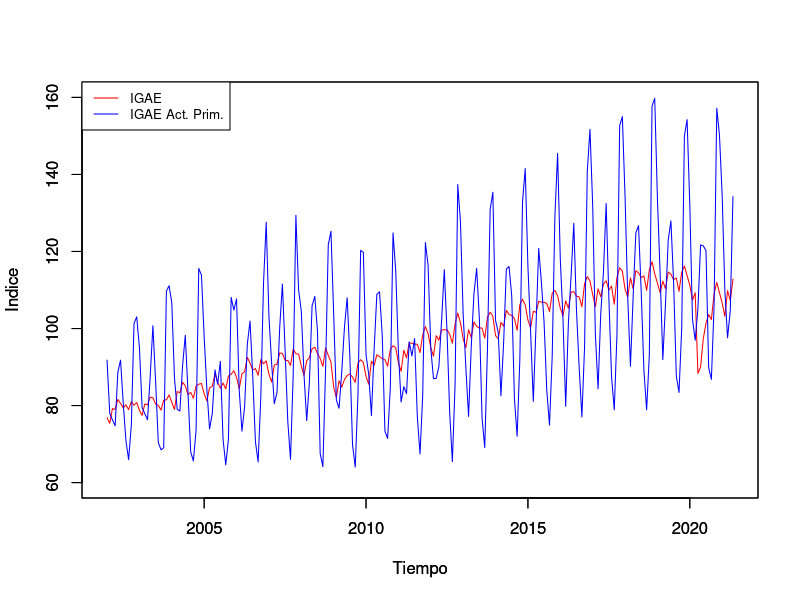
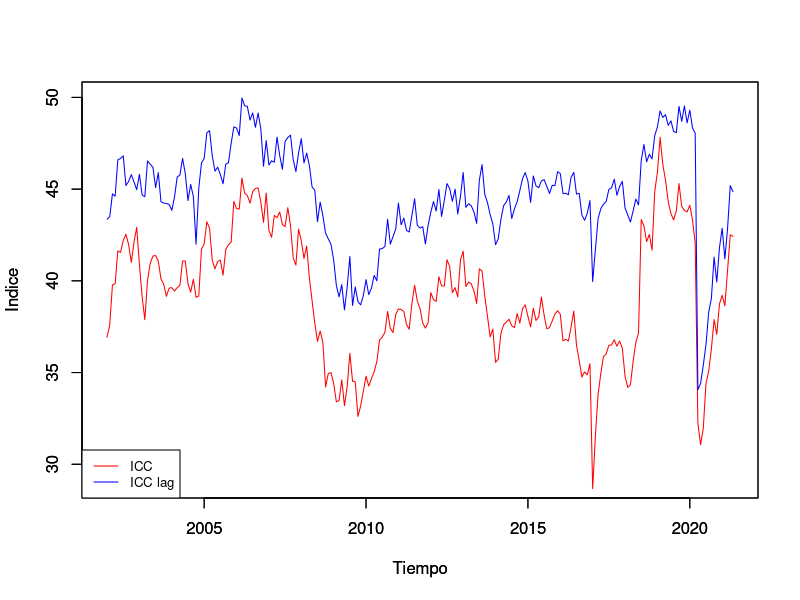
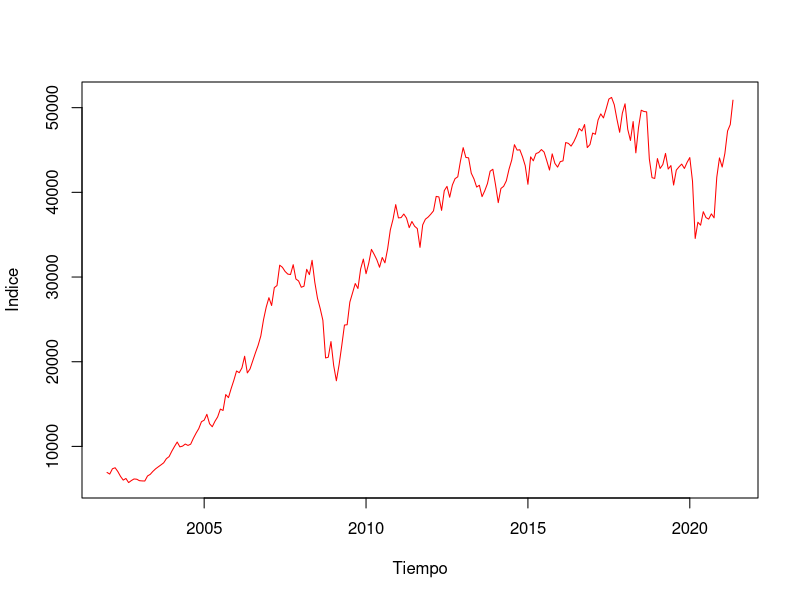
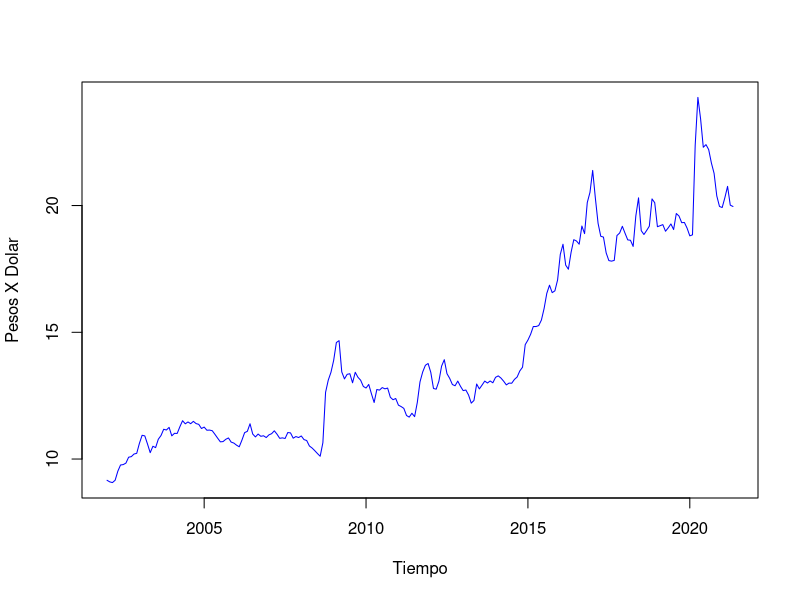
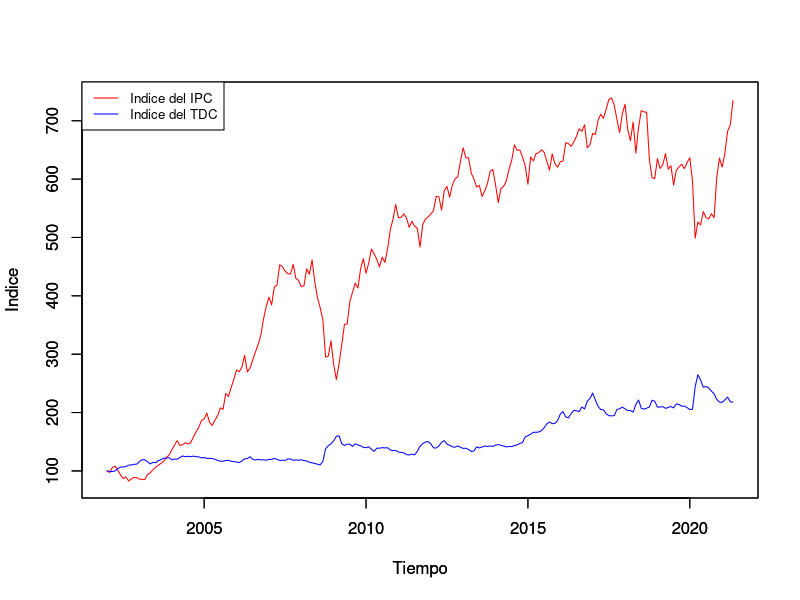
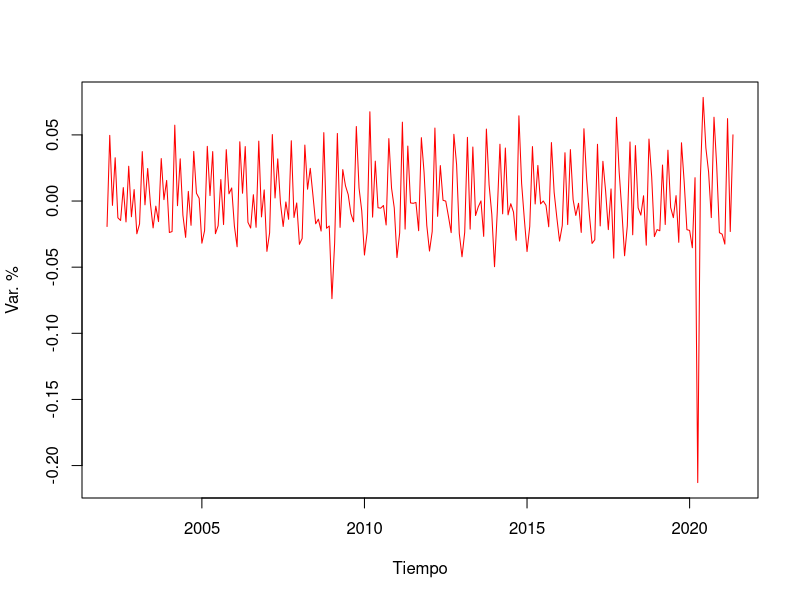
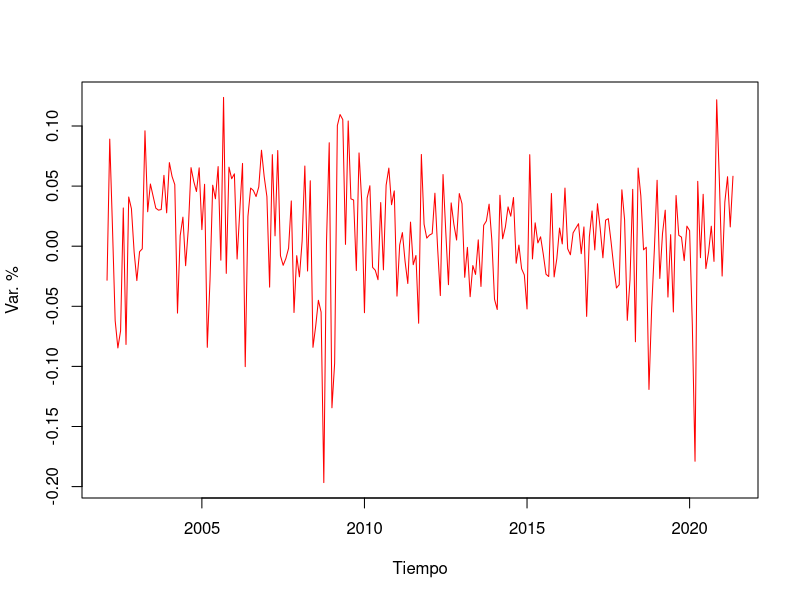
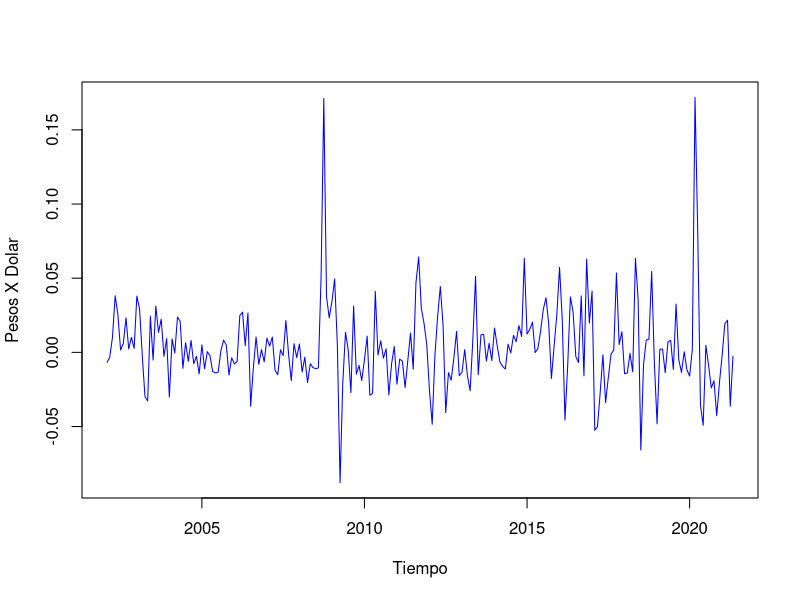

The R script that drew these images, in order:
## ---- chunk 1
#| echo: false  # No mostrar comandos ejecutados

# automatically create a bib database for R packages
knitr::write_bib(c(
  .packages(), 'bookdown', 'knitr', 'rmarkdown'
), 'packages.bib')
## ---- chunk 2
#| label: fig-fig1
#| fig-cap: "Indicador Global de Actividad Económica (IGAE) Global y para las Actividades Primarias (2008=100), Ene.2002 - May.2021"
#| fig-alt: "Indicador Global de Actividad Económica (IGAE) Global y para las Actividades Primarias (2008=100), Ene.2002 - May.2021"

library(readxl)
Base_1 <- read_excel("base 1 timeseries.xlsx")
IGAE_2013 <- ts(Base_1$IGAE_2013, start = 2002, freq = 12)
IGAE_PRIM_2013 <- ts(Base_1$IGAE_PRIM_2013, start = 2002, freq = 12)
ICC <- ts(Base_1$ICC, start = 2002, freq = 12)
ICC_LAG <- ts(Base_1$ICC_LAG, start = 2002, freq = 12)
IPC_BMV <- ts(Base_1$IPC_BMV, start = 2002, freq = 12)
TDC <- ts(Base_1$TDC, start = 2002, freq = 12)

plot(IGAE_2013, type = "l", lwd = 1, col = "red", ylab = "Indice", xlab = "Tiempo", ylim = c(60,160))
par(new = T)
# Indicador Global de la Actividad Econ?mica, Actividades Primarias, base 2008
plot(IGAE_PRIM_2013, type = "l", lwd = 1, col = "blue", ylab = "Indice", xlab = "Tiempo", ylim = c(60,160))
# Leyenda
legend("topleft", c("IGAE","IGAE Act. Prim."), cex = 0.8, lty = 1:1, col = c("red", "blue"))
par(new = F)
## ---- chunk 3
#| label: fig-fig2
#| fig-cap: "índice de Confianza del Consumidor (ICC): General y resultado de ¿Cómo considera usted la situación economica del país hoy en día comparada con la de hace 12 meses? (puntos), Ene.2002-may.2021"

plot(ICC, type = "l", lwd = 1, col = "red", ylab = "Indice", xlab = "Tiempo", ylim = c(29, 50))
# Comando que indica a R que sin borrar la grafica anterior, grafique la siguiente.
par(new = T)
# Indice ??Como considera usted la situacion economica del pais hoy en dia comparada con la de hace 12 meses?, base enero 2003
plot(ICC_LAG, type = "l", lwd = 1, col = "blue", ylab = "Indice", xlab = "Tiempo", ylim = c(29,50))
# Leyenda
legend("bottomleft", c("ICC","ICC lag"), cex = 0.8, lty = 1:1, col = c("red", "blue"))
par(new = F)
## ---- chunk 4
#| label: fig-fig3
#| fig-cap: "índice de Precios y Cotizaciones de la Bolsa Mexicana de Valores (Panel Derecho) y Tipo de Cambio para Solventar Obligaciones en Moneda Extranjera, pesos por dólar (Panel izquierdo), Ene.2002-May.2021"
#| fig-subcap: 
#|   - "Indice de Precios y Cotizaciones BMV"
#|   - "Tipo de Cambio"
#| layout-ncol: 2

# Indice de Precios y Cotizaciones de la Bolsa Mexicana de Valores
plot(IPC_BMV, type = "l", lwd = 1, col = "red", ylab = "Indice", xlab = "Tiempo")
# Tipo de Cambio para Solventar Obligaciones en Moneda Extranjera
plot(TDC, type = "l", lwd = 1, col = "blue", ylab = "Pesos X Dolar", xlab = "Tiempo")
## ---- chunk 5
#| label: fig-fig4
#| fig-cap: "Índice del índice de Precios y Cotizaciones de la Bolsa Mexicana de Valores (Panel Derecho) e Índice del Tipo de Cambio para Solventar Obligaciones en Moneda Extranjera (ambos enero de 2002 = 100), pesos por dólar (Panel izquierdo), Ene.2002-May.2021"

IPC_BMV_I <- 100*IPC_BMV/IPC_BMV[1]
TDC_I <- 100*TDC/TDC[1]
# Indice del indice de Precios y Cotizaciones de la Bolsa Mexicana de Valores
plot(IPC_BMV_I, type = "l", lwd = 1, col = "red", ylab = "Indice", xlab = "Tiempo", ylim = c(80,740))
# Comando que indica a R que sin borrar la grafica anterior, grafique la siguiente.
par(new = T)
# Indice del Tipo de Cambio para Solventar Obligaciones en Moneda Extranjera
plot(TDC_I, type = "l", lwd = 1, col = "blue", ylab = "Indice", xlab = "Tiempo", ylim = c(80,740))
# Leyenda
legend("topleft", c("Indice del IPC","Indice del TDC"), cex = 0.8, lty = 1:1, col = c("red", "blue"))
par(new = F)
## ---- chunk 6
#| label: fig-fig5
#| fig-cap: "Tasas de Crecimiento mensuales (diferencias logarítmicas) de Indicador Global de la Actividad Económica, Índice de Precios y Cotizaciones de la Bolsa Mexicana de Valores (Panel Derecho) y Tipo de Cambio para Solventar Obligaciones en Moneda Extranjera, Ene.2002-May.2021"
#| fig-subcap: 
#|   - "Indicador Global de la Actividad Economica"
#|   - "Indice de Precios y Cotizaciones BMV"
#|   - "Tipo de Cambio"
#| layout-nrow: 3

# Indicador Global de la Actividad Econimica, base 2008
plot(diff(log(IGAE_2013), lag = 1), type = "l", lwd = 1, col = "red", ylab = "Var. %", xlab = "Tiempo")
# Indice de Precios y Cotizaciones de la Bolsa Mexicana de Valores
plot(diff(log(IPC_BMV), lag = 1), type = "l", lwd = 1, col = "red", ylab = "Var. %", xlab = "Tiempo")
# Tipo de Cambio para Solventar Obligaciones en Moneda Extranjera
plot(diff(log(TDC), lag = 1), type = "l", lwd = 1, col = "blue", ylab = "Pesos X Dolar", xlab = "Tiempo")
